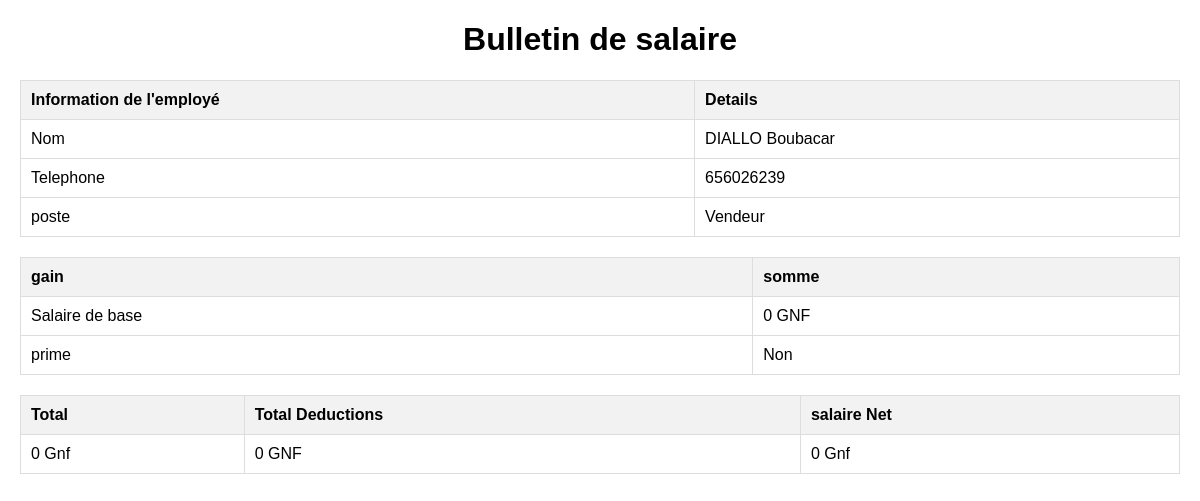
The app's page /personnel/salaire/1/ (signed in) with its own data.
### personnel/models.py (models this page shows, shortened)
class pers(models.Model):
    situation={('Marié',('Marié')),('Celibataire',('celibataire'))}
    place={('Vendeur',('vendeur')),('Chauffeur',('chauffeur')),('Ouvrier',('Ouvrier'))}
    how={('Pourcentage',('Pourcentage')),('Salarié',('salarié'))}
    Nom=models.CharField(max_length=500,null=True)
    Prenom=models.CharField(max_length=500,null=True)
    Telephone=models.CharField(max_length=500,null=True,blank=True)
    mail=models.CharField(max_length=500,null=True,blank=True)
    situation=models.CharField(max_length=500,null=True,choices=situation)
    poste=models.CharField(max_length=200,null=True,choices=place)
    salaire=models.CharField(max_length=200,null=True)
    regime=models.CharField(max_length=200,null=True,choices=how)
    identité=models.ImageField(null=True,upload_to='media/')

### personnel/views.py (the view)
# urls.py: path('salaire/<str:pk>/', views.fichier, name='generer_salaire'),
@login_required(login_url='/admin/login')
def fichier(request, pk):
    perso = pers.objects.get(id=pk)
    data = pers.objects.filter(id=pk)
    nom=data.first().Nom
    prenom=data.first().Prenom
    num=data.first().Telephone
    poste=data.first().poste
    salaire=data.first().salaire
    context = {'nom':nom,'prenom':prenom,'num':num,'poste':poste,'salaire':salaire}
    return render(request, 'personnel/print.html', context)

### templates/personnel/print.html (shortened to what this page needs)
<!DOCTYPE html>
<html lang="en">
<head>
</head>
<body>
    <h1>Bulletin de salaire</h1>
    <table>
        <tr>
            <th>Information de l'employé</th>
            <th>Details</th>
        </tr>
        <tr>
            <td>Nom</td>
            <td>{{nom}} {{prenom}}</td>
        </tr>
        <tr>
            <td>Telephone</td>
            <td>{{num}}</td>
        </tr>
        <tr>
            <td>poste</td>
            <td>{{poste}}</td>
        </tr>
    </table>
    <table>
        <tr>
            <th>gain</th>
            <th>somme</th>
        </tr>
        <tr>
            <td>Salaire de base</td>
            <td>{{salaire}} GNF</td>
        </tr>
        <tr>
            <td>prime</td>
            <td>Non</td>
        </tr>
    </table>
    <table>
        <tr>
            <th>Total </th>
            <th>Total Deductions</th>
            <th>salaire Net</th>
        </tr>
        <tr>
            <td>{{salaire}} Gnf</td>
            <td>0 GNF</td>
            <td>{{salaire}} Gnf</td>
        </tr>
    </table>
</body>
</html>

### templates/personnel/print.html (style rules this page uses)
body { font-family: Arial, sans-serif; margin: 20px; }
h1 { text-align: center; }
table { width: 100%; border-collapse: collapse; margin-top: 20px; }
th, td { padding: 10px; border: 1px solid #ddd; text-align: left; }
th { background-color: #f2f2f2; }

### records on screen
pers: Nom "DIALLO", Prenom "Boubacar", Telephone "656026239", poste "Vendeur"

### other values on screen
{{ salaire }} "0"
